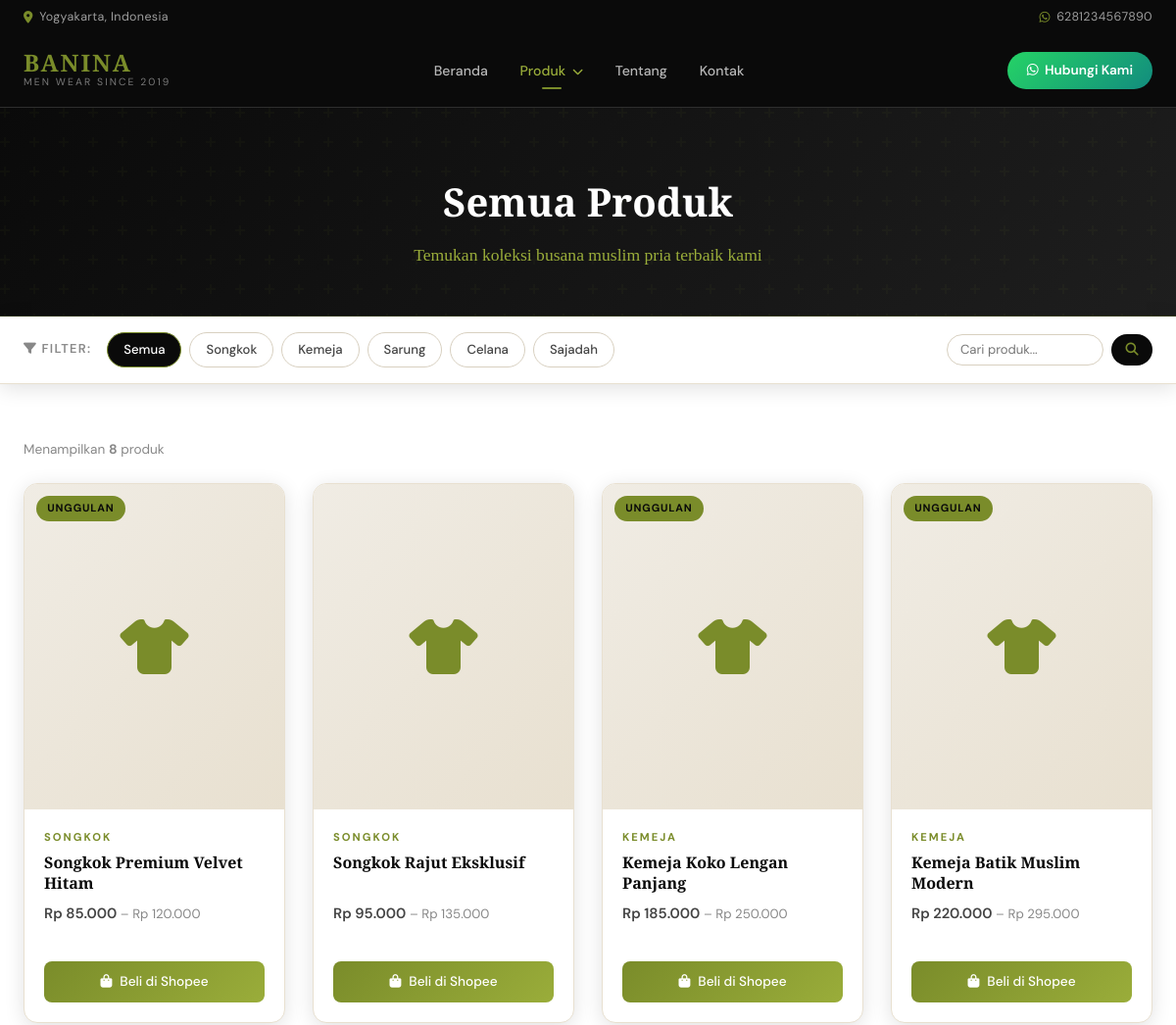
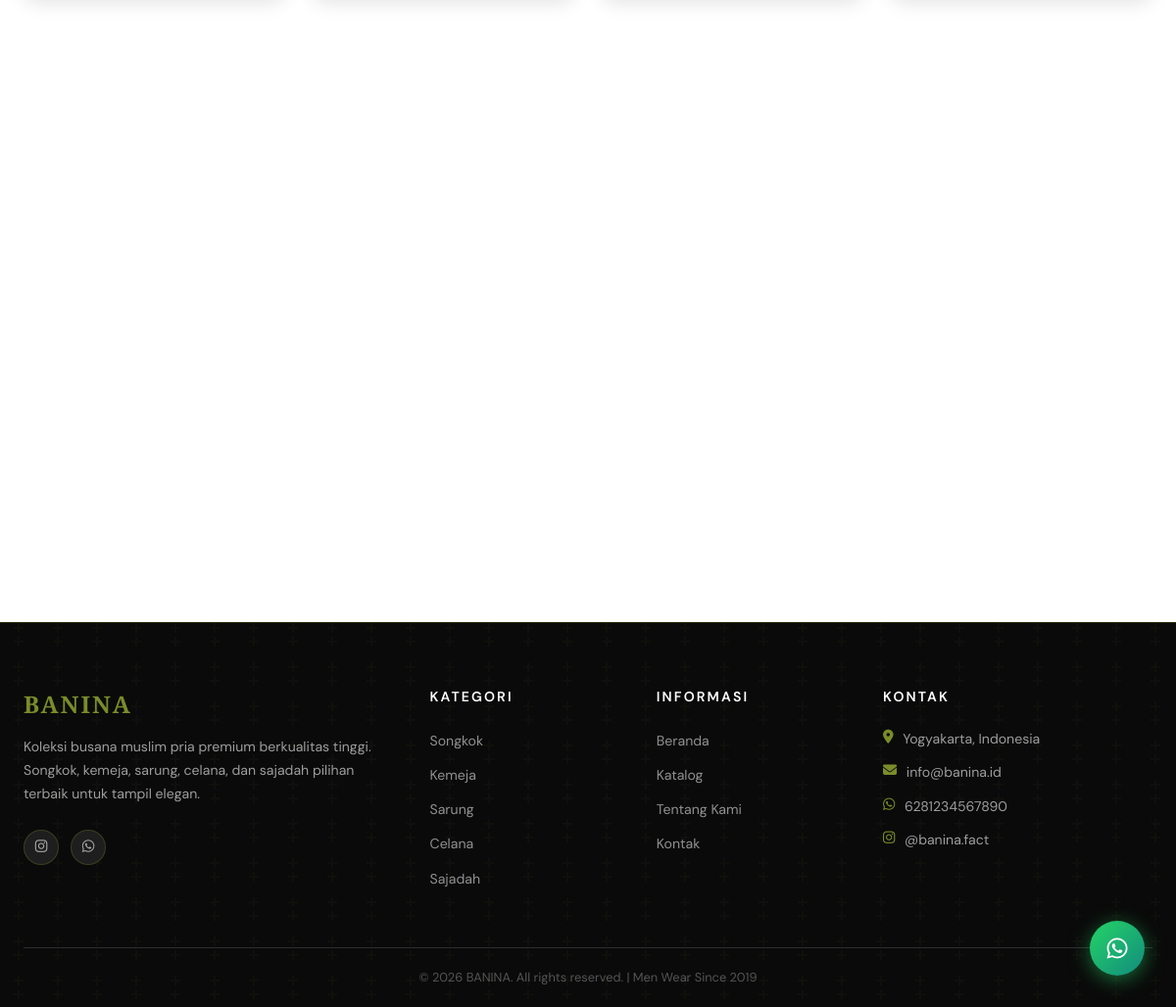
The app's page /pages/catalog.php with its own data (2 pictures, top to bottom).
### tables this page shows
CREATE TABLE IF NOT EXISTS settings (
    id INT AUTO_INCREMENT PRIMARY KEY,
    `key` VARCHAR(100) NOT NULL UNIQUE,
    value TEXT,
    created_at TIMESTAMP DEFAULT CURRENT_TIMESTAMP,
    updated_at TIMESTAMP DEFAULT CURRENT_TIMESTAMP ON UPDATE CURRENT_TIMESTAMP
);

CREATE TABLE IF NOT EXISTS categories (
    id INT AUTO_INCREMENT PRIMARY KEY,
    name VARCHAR(100) NOT NULL,
    slug VARCHAR(100) NOT NULL UNIQUE,
    description TEXT,
    image VARCHAR(255),
    sort_order INT DEFAULT 0,
    size_chart TEXT,
    is_active TINYINT(1) DEFAULT 1,
    created_at TIMESTAMP DEFAULT CURRENT_TIMESTAMP
);

CREATE TABLE IF NOT EXISTS products (
    id INT AUTO_INCREMENT PRIMARY KEY,
    category_id INT,
    name VARCHAR(200) NOT NULL,
    slug VARCHAR(200) NOT NULL UNIQUE,
    description TEXT,
    price_min DECIMAL(15,2) DEFAULT 0,
    price_max DECIMAL(15,2) DEFAULT 0,
    whatsapp_message TEXT,
    is_featured TINYINT(1) DEFAULT 0,
    is_active TINYINT(1) DEFAULT 1,
    sort_order INT DEFAULT 0,
    created_at TIMESTAMP DEFAULT CURRENT_TIMESTAMP,
    FOREIGN KEY (category_id) REFERENCES categories(id) ON DELETE SET NULL
);

### includes/config.php (called while the page is built, shortened)
<?php
function getDB() {
    static $pdo = null;
    if ($pdo === null) {
        try {
            $pdo = new PDO(
                "mysql:host=" . DB_HOST . ";dbname=" . DB_NAME . ";charset=utf8mb4",
                DB_USER, DB_PASS,
                [
                    PDO::ATTR_ERRMODE => PDO::ERRMODE_EXCEPTION,
                    PDO::ATTR_DEFAULT_FETCH_MODE => PDO::FETCH_ASSOC,
                    PDO::ATTR_EMULATE_PREPARES => false,
                ]
            );
        } catch (PDOException $e) {
            die("Koneksi database gagal: " . $e->getMessage());
        }
    }
    return $pdo;
}
function getSetting($key) {
    $db = getDB();
    $stmt = $db->prepare("SELECT value FROM settings WHERE `key` = ?");
    $stmt->execute([$key]);
    $row = $stmt->fetch();
    return $row ? $row['value'] : '';
}
function sanitize($str) { return htmlspecialchars(strip_tags(trim($str)), ENT_QUOTES, 'UTF-8'); }
function formatPrice($price) { return 'Rp ' . number_format($price, 0, ',', '.'); }
?>

### pages/catalog.php (the view, shortened to what this page needs)
<?php
require_once __DIR__ . '/../includes/config.php';
$db = getDB();
$categorySlug = $_GET['category'] ?? '';
$search = $_GET['q'] ?? '';
$where = ['p.is_active = 1'];
$params = [];
$whereSQL = 'WHERE ' . implode(' AND ', $where);
$products = $db->prepare("
    SELECT p.*, c.name as cat_name, c.slug as cat_slug,
        (SELECT image FROM product_images WHERE product_id=p.id AND is_primary=1 LIMIT 1) as primary_image,
        (SELECT image FROM product_images WHERE product_id=p.id ORDER BY sort_order ASC LIMIT 1) as first_image
    FROM products p
    LEFT JOIN categories c ON c.id = p.category_id
    $whereSQL
    ORDER BY p.sort_order ASC, p.created_at DESC
");
$products->execute($params);
$products = $products->fetchAll();
$allCategories = $db->query("SELECT * FROM categories WHERE is_active=1 ORDER BY sort_order ASC")->fetchAll();
$activeCatName = '';
include __DIR__ . '/../includes/header.php';
?>
<div class="catalog-header">
    <div class="container">
        <h1><?= $activeCatName ?: 'Semua Produk' ?></h1>
        <p><?= $activeCatName ? 'Koleksi ' . sanitize($activeCatName) . ' pilihan terbaik BANINA' : 'Temukan koleksi busana muslim pria terbaik kami' ?></p>
    </div>
</div>
<div class="filter-bar">
    <div class="container filter-container">
        <span class="filter-label"><i class="fas fa-filter"></i> Filter:</span>
        <div class="filter-tags">
            <a href="<?= SITE_URL ?>/pages/catalog.php" class="filter-tag <?= !$categorySlug ? 'active' : '' ?>">Semua</a>
            <?php foreach ($allCategories as $cat): ?>
            <a href="<?= SITE_URL ?>/pages/catalog.php?category=<?= $cat['slug'] ?>"
               class="filter-tag <?= $categorySlug === $cat['slug'] ? 'active' : '' ?>">
                <?= sanitize($cat['name']) ?>
            </a>
            <?php endforeach; ?>
        </div>
        <form method="GET" action="" style="display:flex;gap:0.5rem">
            <input type="text" name="q" value="<?= sanitize($search) ?>" placeholder="Cari produk..."
                   style="padding:0.4rem 0.8rem;border:1.5px solid #d8d0c0;border-radius:50px;font-size:0.82rem;outline:none;width:160px;font-family:inherit;color:var(--text)">
            <button type="submit" style="background:var(--black);color:var(--gold);border:none;padding:0.4rem 0.9rem;border-radius:50px;cursor:pointer;font-size:0.82rem">
                <i class="fas fa-search"></i>
            </button>
        </form>
    </div>
</div>
<section class="section" style="padding-top:2rem">
    <div class="container">
        <p class="products-count">
            Menampilkan <strong><?= count($products) ?></strong> produk
        </p>
        <?php if (!empty($products)): ?>
        <div class="products-grid">
            <?php foreach ($products as $prod):
                $img = $prod['primary_image'] ?: $prod['first_image'];
            ?>
            <div class="product-card fade-in">
                <a href="<?= SITE_URL ?>/pages/product.php?slug=<?= $prod['slug'] ?>" style="text-decoration:none;color:inherit;display:contents">
                    <div class="product-img-wrap">
                        <?php if ($img): ?>
                        <img src="<?= UPLOAD_URL . sanitize($img) ?>" alt="<?= sanitize($prod['name']) ?>" loading="lazy">
                        <?php else: ?>
                        <div class="product-placeholder"><i class="fas fa-tshirt"></i></div>
                        <?php endif; ?>
                        <?php if ($prod['is_featured']): ?>
                        <span class="product-badge">Unggulan</span>
                        <?php endif; ?>
                    </div>
                    <div class="product-info">
                        <div class="product-cat"><?= sanitize($prod['cat_name'] ?? '') ?></div>
                        <div class="product-name"><?= sanitize($prod['name']) ?></div>
                        <div class="product-price">
                            <?= formatPrice($prod['price_min']) ?>
                            <?php if ($prod['price_max'] > $prod['price_min']): ?>
                            <span>– <?= formatPrice($prod['price_max']) ?></span>
                            <?php endif; ?>
                        </div>
                    </div>
                </a>
                <div style="padding:0 1.25rem 1.25rem">
                    <a href="https://id.shp.ee/y9timn2w" class="product-wa-btn shopee-btn" target="_blank" rel="noopener">
                        <i class="fas fa-shopping-bag"></i> Beli di Shopee
                    </a>
                </div>
            </div>
            <?php endforeach; ?>
        </div>
        <?php endif; ?>
    </div>
</section>
<?php include __DIR__ . '/../includes/footer.php'; ?>

### includes/header.php (shortened to what this page needs)
<?php
require_once __DIR__ . '/../includes/config.php';
$siteName = getSetting('site_name');
$siteTagline = getSetting('site_tagline');
$whatsapp = getSetting('whatsapp_number');
$logo = getSetting('logo');
$currentPage = basename($_SERVER['PHP_SELF']);
?>
<!DOCTYPE html>
<html lang="id">
<head>
    <link rel="stylesheet" href="https://cdnjs.cloudflare.com/ajax/libs/font-awesome/6.4.0/css/all.min.css">
    <link rel="stylesheet" href="<?= SITE_URL ?>/assets/css/style.css?v=20260507">
</head>
<body>
<div class="topbar">
    <div class="container">
        <span><i class="fas fa-map-marker-alt"></i> <?= sanitize(getSetting('address')) ?></span>
        <span><i class="fab fa-whatsapp"></i> <?= sanitize($whatsapp) ?></span>
    </div>
</div>
<header class="navbar" id="navbar">
    <div class="container nav-container">
        <a href="<?= SITE_URL ?>/index.php" class="logo-wrap">
            <?php if ($logo): ?>
                <img src="<?= UPLOAD_URL . sanitize($logo) ?>" alt="<?= sanitize($siteName) ?>" class="logo-img">
                <div class="logo-text">
                    <span class="logo-main"><?= sanitize($siteName) ?></span>
                    <span class="logo-sub"><?= sanitize($siteTagline) ?></span>
                </div>
            <?php else: ?>
                <div class="logo-text">
                    <span class="logo-main"><?= sanitize($siteName) ?></span>
                    <span class="logo-sub"><?= sanitize($siteTagline) ?></span>
                </div>
            <?php endif; ?>
        </a>
        <nav class="nav-links">
            <a href="<?= SITE_URL ?>/index.php" class="<?= $currentPage == 'index.php' ? 'active' : '' ?>">Beranda</a>
            <div class="dropdown">
                <a href="<?= SITE_URL ?>/pages/catalog.php" class="dropdown-toggle <?= $currentPage == 'catalog.php' ? 'active' : '' ?>">
                    Produk <i class="fas fa-chevron-down"></i>
                </a>
            </div>
            <a href="<?= SITE_URL ?>/pages/about.php" class="<?= $currentPage == 'about.php' ? 'active' : '' ?>">Tentang</a>
            <a href="<?= SITE_URL ?>/pages/contact.php" class="<?= $currentPage == 'contact.php' ? 'active' : '' ?>">Kontak</a>
        </nav>
        <a href="https://wa.me/<?= sanitize($whatsapp) ?>?text=<?= urlencode(getSetting('whatsapp_greeting')) ?>"
           class="btn-wa" target="_blank">
            <i class="fab fa-whatsapp"></i> Hubungi Kami
        </a>
    </div>
</header>

### includes/footer.php (shortened to what this page needs)
<?php
$siteName = getSetting('site_name');
$instagram = getSetting('instagram');
$whatsapp = getSetting('whatsapp_number');
$address = getSetting('address');
$email = getSetting('email');
$db = getDB();
$categories = $db->query("SELECT * FROM categories WHERE is_active=1 ORDER BY sort_order ASC")->fetchAll();
?>
<a href="https://wa.me/<?= sanitize($whatsapp) ?>?text=<?= urlencode(getSetting('whatsapp_greeting')) ?>"
   class="wa-float" target="_blank" title="Chat WhatsApp">
    <i class="fab fa-whatsapp"></i>
</a>
<footer class="footer">
    <div class="footer-pattern"></div>
    <div class="container">
        <div class="footer-grid">
            <div class="footer-brand">
                <h3><?= sanitize($siteName) ?></h3>
                <p><?= sanitize(getSetting('site_description')) ?></p>
                <div class="social-links">
                    <?php if ($instagram): ?>
                    <a href="https://instagram.com/<?= ltrim(sanitize($instagram), '@') ?>" target="_blank" title="Instagram"><i class="fab fa-instagram"></i></a>
                    <?php endif; ?>
                    <a href="https://wa.me/<?= sanitize($whatsapp) ?>" target="_blank" title="WhatsApp"><i class="fab fa-whatsapp"></i></a>
                </div>
            </div>
            <div class="footer-links">
                <h4>Kategori</h4>
                <ul>
                    <?php foreach ($categories as $cat): ?>
                    <li><a href="<?= SITE_URL ?>/pages/catalog.php?category=<?= $cat['slug'] ?>"><?= sanitize($cat['name']) ?></a></li>
                    <?php endforeach; ?>
                </ul>
            </div>
            <div class="footer-links">
                <h4>Informasi</h4>
                <ul>
                    <li><a href="<?= SITE_URL ?>/index.php">Beranda</a></li>
                    <li><a href="<?= SITE_URL ?>/pages/catalog.php">Katalog</a></li>
                    <li><a href="<?= SITE_URL ?>/pages/about.php">Tentang Kami</a></li>
                    <li><a href="<?= SITE_URL ?>/pages/contact.php">Kontak</a></li>
                </ul>
            </div>
            <div class="footer-contact">
                <h4>Kontak</h4>
                <?php if ($address): ?><p><i class="fas fa-map-marker-alt"></i> <?= sanitize($address) ?></p><?php endif; ?>
                <?php if ($email): ?><p><i class="fas fa-envelope"></i> <?= sanitize($email) ?></p><?php endif; ?>
                <?php if ($whatsapp): ?><p><i class="fab fa-whatsapp"></i> <?= sanitize($whatsapp) ?></p><?php endif; ?>
                <?php if ($instagram): ?><p><i class="fab fa-instagram"></i> <?= sanitize($instagram) ?></p><?php endif; ?>
            </div>
        </div>
        <div class="footer-bottom">
            <p>&copy; <?= date('Y') ?> <?= sanitize($siteName) ?>. All rights reserved. | Men Wear Since 2019</p>
        </div>
    </div>
</footer>
</body>
</html>

### includes/header.php (style rules this page uses)
:root { --gold: #7a8c2a !important; --gold-light: #9aad3a !important; --gold-dim: #5a6820 !important; --border-gold: rgba(122,140,42,0.3) !important; }

### records on screen
settings: value "Yogyakarta, Indonesia"
settings: value "6281234567890"
settings: value "BANINA"
settings: value "MEN WEAR SINCE 2019"
categories: name "Songkok"
categories: name "Kemeja"
categories: name "Sarung"
categories: name "Celana"
categories: name "Sajadah"
products: is_featured "UNGGULAN", category.name "SONGKOK", name "Songkok Premium Velvet Hitam", price_min "Rp 85.000", price_max "Rp 120.000"
products: category.name "SONGKOK", name "Songkok Rajut Eksklusif", price_min "Rp 95.000", price_max "Rp 135.000"
products: is_featured "UNGGULAN", category.name "KEMEJA", name "Kemeja Koko Lengan Panjang", price_min "Rp 185.000", price_max "Rp 250.000"
products: is_featured "UNGGULAN", category.name "KEMEJA", name "Kemeja Batik Muslim Modern", price_min "Rp 220.000", price_max "Rp 295.000"
settings: value "Koleksi busana muslim pria premium berkualitas tinggi. Songkok, kemeja, sarung, celana, dan sajadah pilihan terbaik untuk tampil elegan."
settings: value "info@banina.id"
settings: value "@banina.fact"

### other values on screen
$activeCatName ?: 'Semua Produk' "Semua Produk"
count($products) "8"
